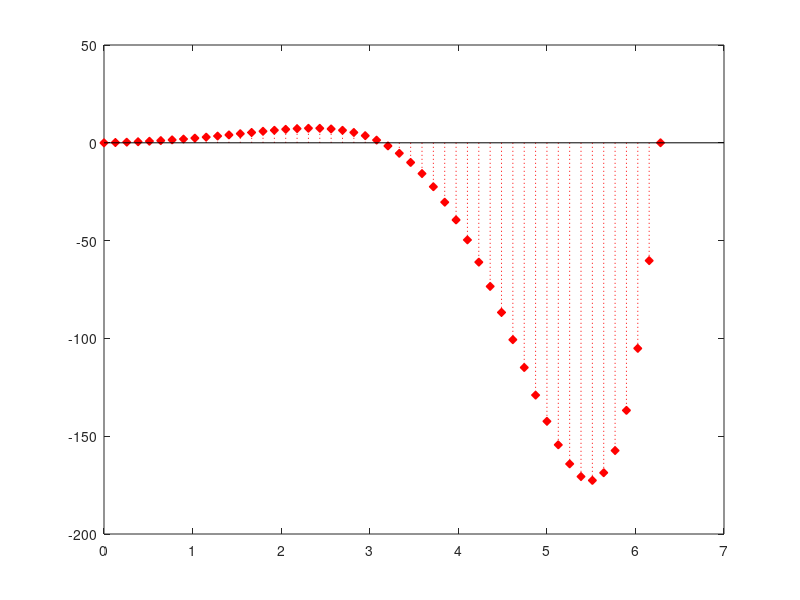

MATLAB code for this plot:
%=============================================================================
% Copyright (c) 2016-present Allan CORNET (Nelson)
%=============================================================================
% This file is part of Nelson.
%=============================================================================
% LICENCE_BLOCK_BEGIN
% SPDX-License-Identifier: LGPL-3.0-or-later
% LICENCE_BLOCK_END
%=============================================================================
% <--ADV-CLI MODE-->
%=============================================================================
f = figure();
X = linspace(0, 2 * pi, 50)';
Y = (exp(X) .* sin(X));
h = stem(X, Y, ':diamondr', 'filled');
close all
%=============================================================================
